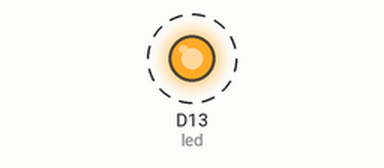
Simulated run of this program. Board: CircuitPython board. On the bench: output pins drawn as LEDs (lit = HIGH). Dashed ring = blinking. What the program prints to the serial console is not drawn.

Above: at 0.2 s.
Timing chart, 0 to 3.0 s (numbered marks = the images above):
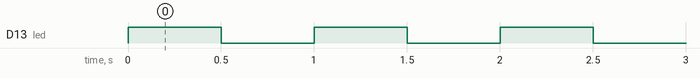

Measured:
- by itself, D13 (led): alternates HIGH for 0.50 s and LOW for 0.50 s

The program:

code.py
```python
print("Hello World!")

import board
import digitalio
import time

led = digitalio.DigitalInOut(board.D13)
led.direction = digitalio.Direction.OUTPUT

while True:
  led.value = True
  time.sleep(0.5)
  led.value = False
  time.sleep(0.5)
  print("Blink")
```
